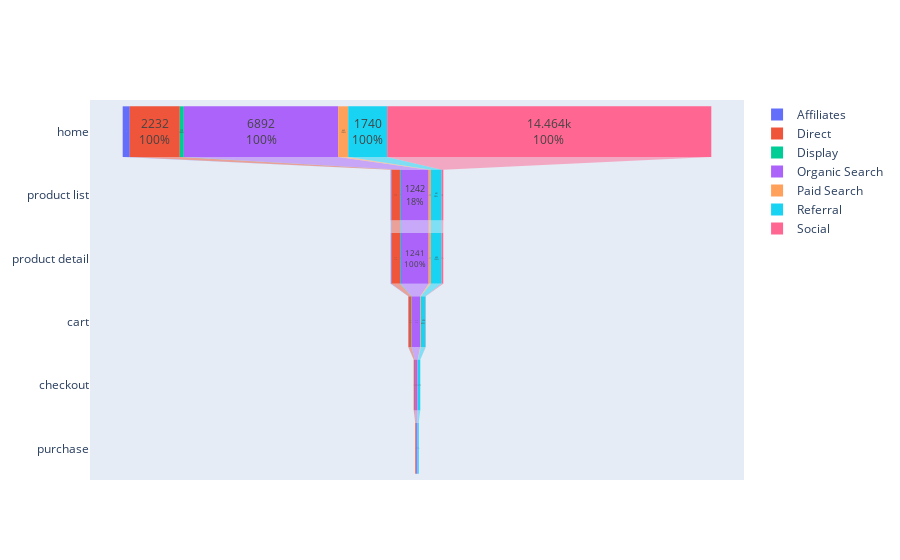

Notebook code for this chart:
### Code cell
from plotly import graph_objects as go

fig = go.Figure()
fig.add_trace(
    go.Funnel(
        name='Affiliates',
        orientation='h',
        y=['home', 'product list', 'product detail', 'cart', 'checkout', 'purchase'],
        x=df_t['Affiliates'],
        textposition='inside',
        textinfo='value+percent previous'
    )
)
fig.add_trace(
    go.Funnel(
        name='Direct',
        orientation='h',
        y=['home', 'product list', 'product detail', 'cart', 'checkout', 'purchase'],
        x=df_t['Direct'],
        textposition='inside',
        textinfo='value+percent previous'
    )
)
fig.add_trace(
    go.Funnel(
        name='Display',
        orientation='h',
        y=['home', 'product list', 'product detail', 'cart', 'checkout', 'purchase'],
        x=df_t['Display'],
        textposition='inside',
        textinfo='value+percent previous'
    )
)
fig.add_trace(
    go.Funnel(
        name='Organic Search',
        orientation='h',
        y=['home', 'product list', 'product detail', 'cart', 'checkout', 'purchase'],
        x=df_t['Organic Search'],
        textposition='inside',
        textinfo='value+percent previous'
    )
)
fig.add_trace(
    go.Funnel(
        name='Paid Search',
        orientation='h',
        y=['home', 'product list', 'product detail', 'cart', 'checkout', 'purchase'],
        x=df_t['Paid Search'],
        textposition='inside',
        textinfo='value+percent previous'
    )
)
fig.add_trace(
    go.Funnel(
        name='Referral',
        orientation='h',
        y=['home', 'product list', 'product detail', 'cart', 'checkout', 'purchase'],
        x=df_t['Referral'],
        textposition='inside',
        textinfo='value+percent previous'
    )
)
fig.add_trace(
    go.Funnel(
        name='Social',
        orientation='h',
        y=['home', 'product list', 'product detail', 'cart', 'checkout', 'purchase'],
        x=df_t['Social'],
        textposition='inside',
        textinfo='value+percent previous'
    )
)
fig.show()

### Figure 1 — Plotly figure (JSON) as saved in the notebook; plotly's stock layout.template omitted (floating-point values rounded to 4 significant figures)
{"data": [{"name": "Affiliates", "orientation": "h", "textinfo": "value+percent previous", "textposition": "inside", "type": "funnel", "x": [317, 38, 38, 15, 1, 0], "y": ["home", "product list", "product detail", "cart", "checkout", "purchase"]}, {"name": "Direct", "orientation": "h", "textinfo": "value+percent previous", "textposition": "inside", "type": "funnel", "x": [2232, 377, 375, 129, 52, 31], "y": ["home", "product list", "product detail", "cart", "checkout", "purchase"]}, {"name": "Display", "orientation": "h", "textinfo": "value+percent previous", "textposition": "inside", "type": "funnel", "x": [179, 39, 39, 19, 6, 3], "y": ["home", "product list", "product detail", "cart", "checkout", "purchase"]}, {"name": "Organic Search", "orientation": "h", "textinfo": "value+percent previous", "textposition": "inside", "type": "funnel", "x": [6892, 1242, 1241, 373, 114, 48], "y": ["home", "product list", "product detail", "cart", "checkout", "purchase"]}, {"name": "Paid Search", "orientation": "h", "textinfo": "value+percent previous", "textposition": "inside", "type": "funnel", "x": [445, 98, 98, 30, 14, 9], "y": ["home", "product list", "product detail", "cart", "checkout", "purchase"]}, {"name": "Referral", "orientation": "h", "textinfo": "value+percent previous", "textposition": "inside", "type": "funnel", "x": [1740, 481, 480, 204, 104, 63], "y": ["home", "product list", "product detail", "cart", "checkout", "purchase"]}, {"name": "Social", "orientation": "h", "textinfo": "value+percent previous", "textposition": "inside", "type": "funnel", "x": [14464, 75, 73, 13, 0, 0], "y": ["home", "product list", "product detail", "cart", "checkout", "purchase"]}], "layout": {}}
